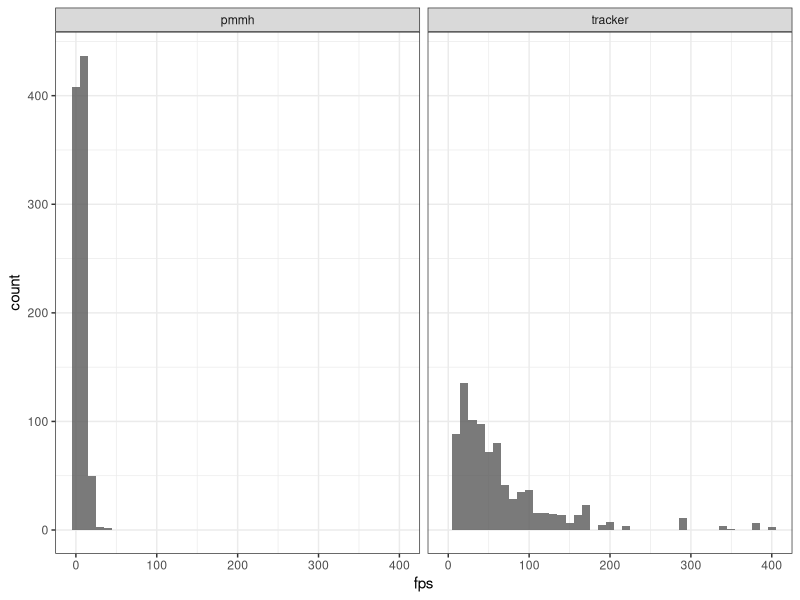
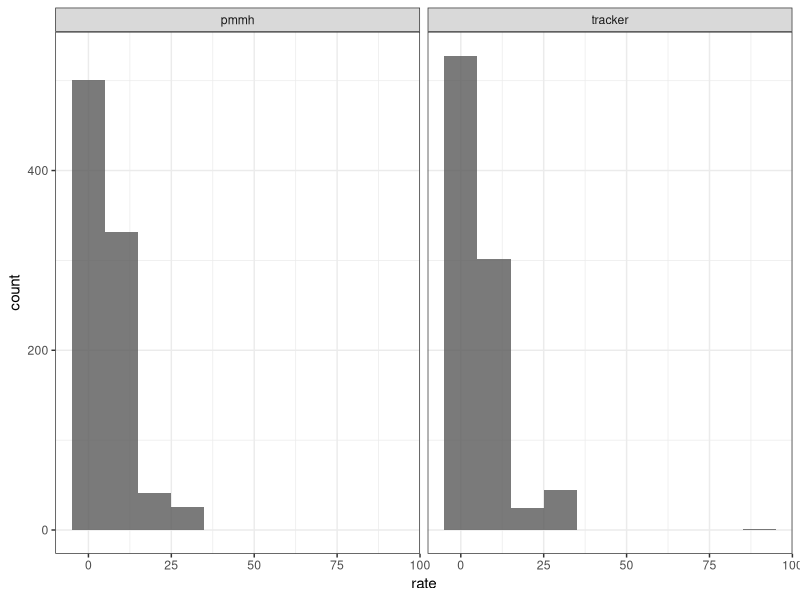

R code for these plots, in order: (Note: this script raises an error after producing the figures.)
setwd("~/Documents/cpp/tracking/resultados/")
library(ggplot2)
library(xtable)

dat<-read.csv("results-100-3-10.txt")
#dat<-dat[dat$reinit<400,]
dat$fps<-as.numeric(dat$fps)
dat$reinit<-as.numeric(dat$reinit)
dat$rate<-rep(0,dim(dat)[1])
dat$rate[dat$reinit!=0]<-100*dat$reinit[dat$reinit!=0]/dat$frames[dat$reinit!=0]
mm.dat<-aggregate(.~method+sequence,mean,data=dat[!dat$fps==Inf,])
print(xtable(mm.dat[,c(2,1,6,7,8)],digits=2),include.rownames=FALSE)

mm1<-mm.dat[mm.dat$method=="pmmh",]
mm2<-mm.dat[mm.dat$method=="tracker",]
mm3.dat<-merge(mm1,mm2,by="sequence")
names(mm3.dat)<-c("sequence","method","accuracy","recall","fps","reinit","frames","rate","method","accuracy","recall","fps","reinit","frames","rate")
print(xtable(mm3.dat[,c(1,5,8,12,15)],digits=2),include.rownames=FALSE)

mm2.dat<-aggregate(.~method,mean,data=dat[!dat$fps==Inf,])
print(xtable(mm2.dat[,c(1,3,4)],digits=2),include.rownames=FALSE)


hp<-ggplot(dat,aes(x=fps))
#hp<-hp+geom_histogram(alpha=.8,data=subset(dat,method=="pmmh"),binwidth=10,fill="light blue")
#hp<-hp+geom_histogram(alpha=.2,data=subset(dat,method=="tracker"),binwidth=10,fill="black")
hp<-hp+geom_histogram(binwidth=10,alpha=.8)+facet_grid(.~method)
hp<-hp+theme_bw()+scale_fill_manual(values=c("#999999", "#FFFFFF"))
ggsave(hp, file="fps.pdf")
dev.off()
hp<-ggplot(dat,aes(x=rate))
#hp<-hp+geom_histogram(alpha=.8,data=subset(dat,method=="pmmh"),binwidth=10,fill="light blue")
#hp<-hp+geom_histogram(alpha=.2,data=subset(dat,method=="tracker"),binwidth=10,fill="black")
hp<-hp+geom_histogram(binwidth=10,alpha=.8)+facet_grid(.~method)
hp<-hp+theme_bw()+scale_fill_manual(values=c("#999999", "#FFFFFF"))
ggsave(hp, file="reinit.pdf")
dev.off()
hp<-ggplot(dat,aes(x=accuracy))
#hp<-hp+geom_histogram(alpha=.8,data=subset(dat,method=="pmmh"),binwidth=0.1,fill="light blue")
#hp<-hp+geom_histogram(alpha=.2,data=subset(dat,method=="tracker"),binwidth=0.1,,fill="black")
hp<-hp+geom_histogram(binwidth=0.1,alpha=.8)+facet_grid(.~method)
hp<-hp+theme_bw()+scale_fill_manual(values=c("#999999", "#FFFFFF"))
ggsave(hp, file="accuracy.pdf")
dev.off()
hp<-ggplot(dat,aes(x=recall))
#hp<-hp+geom_histogram(alpha=.8,data=subset(dat,method=="pmmh"),binwidth=0.1,fill="light blue")
#hp<-hp+geom_histogram(alpha=.2,data=subset(dat,method=="tracker"),binwidth=0.1,,fill="black")
hp<-hp+geom_histogram(binwidth=0.1,alpha=.8)+facet_grid(.~method)
hp<-hp+theme_bw()+scale_fill_manual(values=c("#999999", "#FFFFFF"))
ggsave(hp, file="recall.pdf")
dev.off()

s<-unique(dat$sequence)
for(i in 1:length(s)){
    m<-dat[dat$sequence==s[i],]
    hp<-ggplot(m,aes(x=method,y=reinit,colour="white"))+geom_boxplot(colour="black")
    hp<-hp + theme_bw()+ggtitle(s[i])
    ggsave(hp, file=paste0(s[i],".pdf"))
    dev.off()
}